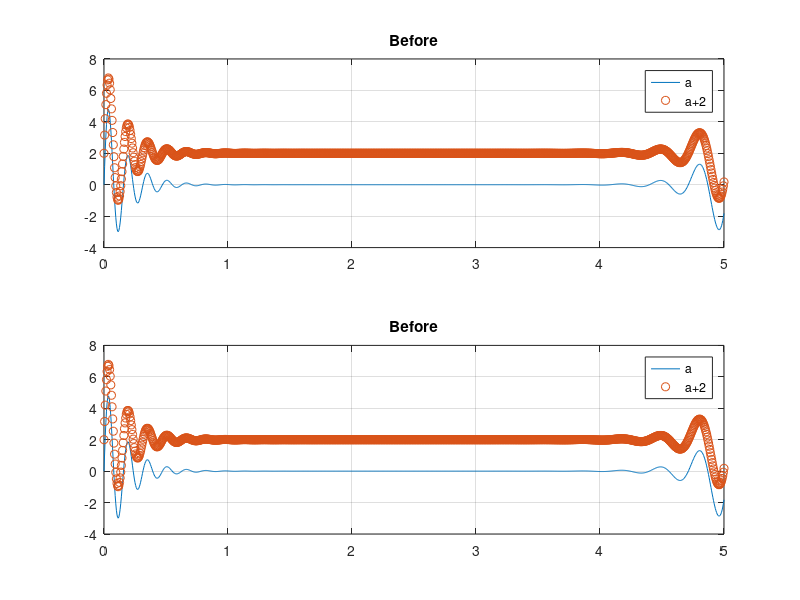

This figure's MATLAB source: (Note: this script raises an error after producing the figure.)
% M.Michalczuk 09.06.2018
% This is example of running 'cutout' function
clear all;
close all;
x=[0:0.005:5];
y=exp(-6*x).*sin(x*40)*6+exp(5*x)*5e-11.*sin(x*20);
figure(1)
for i=1:2
  a(i)=subplot(2,1,i);
  title('Before');
  plot(x,y,x,y+2,'o');
  grid on;
  title('Before');
  legend('a','a+2');
  xlim([0 5]);
end
drawnow;
pause(1);
cutout(a(2),1,4,0.2);
title('After');


